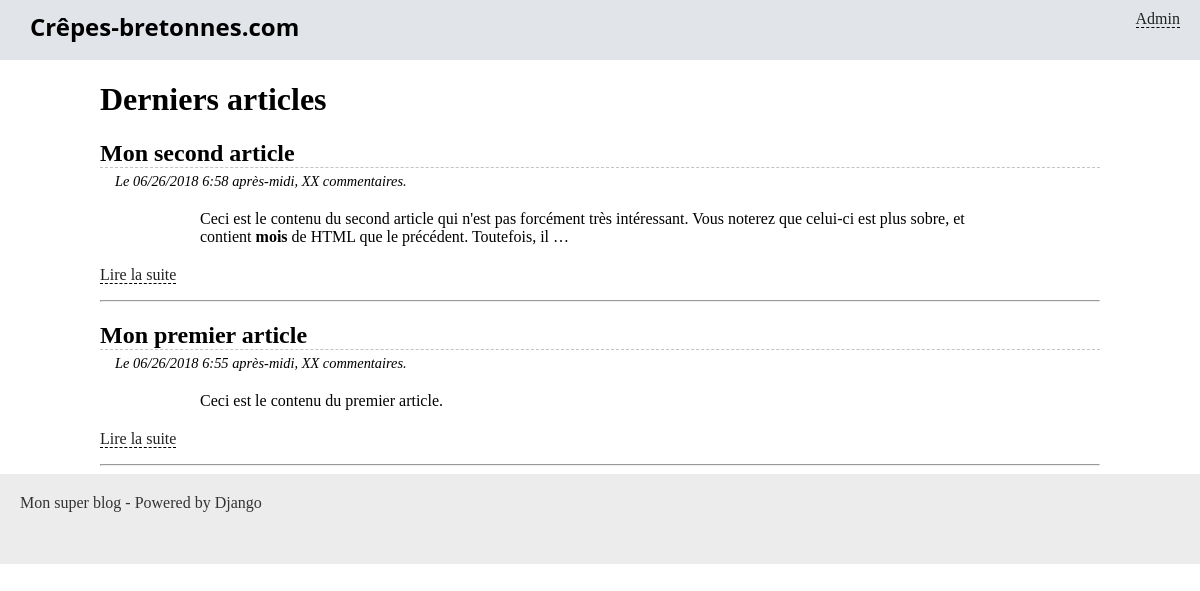
/blog/, run on an earlier commit of the app's database.
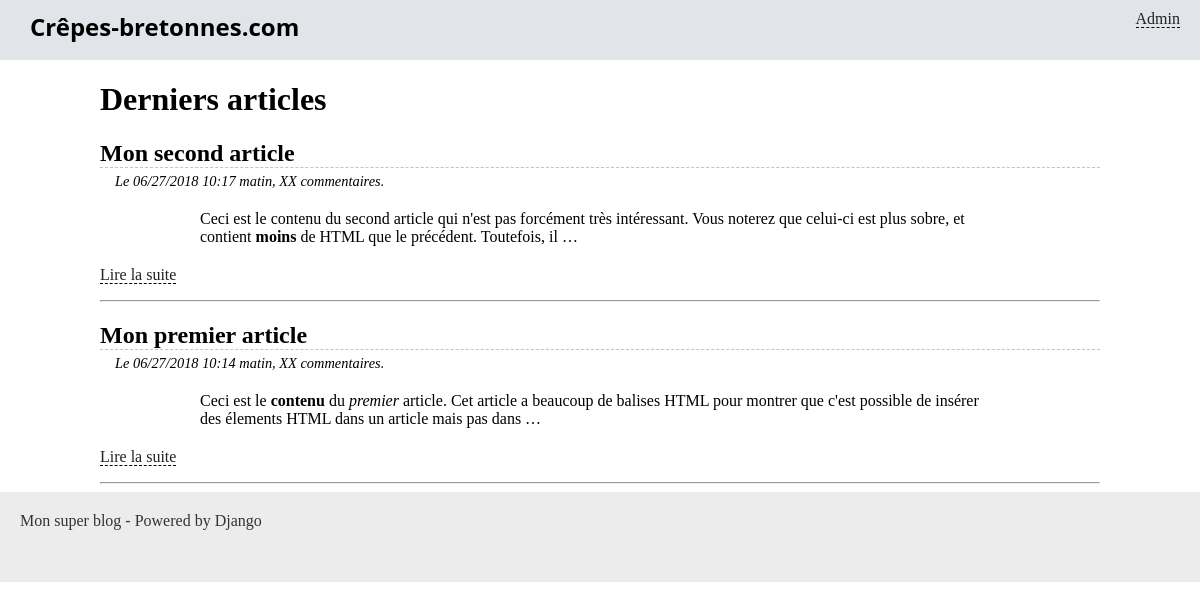
And on a later commit of the database.
### blog/models.py (models this page shows, shortened)
class Article(models.Model):
    titre = models.CharField(max_length=100)
    slug = models.SlugField(max_length=100)
    auteur = models.CharField(max_length=42)
    contenu = models.TextField(null=True)
    date = models.DateTimeField(verbose_name="Date de parution",
                                auto_now_add=True, auto_now=False)
    is_visible = models.BooleanField(verbose_name="Article publié ?",
                                     default=False)
    categorie = models.ForeignKey('Categorie', on_delete=models.CASCADE)

### blog/views.py (the view)
# urls.py: path('', views.accueil, name='accueil'), # url(r'^$', 'accueil', name='accueil'),
def accueil(request):
    articles = Article.objects.filter(is_visible=True).order_by('-date')[:4]
    return render(request, 'blog/accueil.html', {'articles': articles})

### blog/templates/blog/accueil.html (shortened to what this page needs)
{% extends "blog/base.html" %}
{% block content %}
	<h1>Derniers articles</h1>
	{% for article in articles %}
		<h2 class="titre-article">{{ article.titre }}</h2>
		<p class="infos-article">Le {{ article.date|date:'SHORT_DATETIME_FORMAT' }}, XX commentaires.</p>
		<div class="contenu-article">
			{{ article.contenu|safe|truncatewords_html:30 }}
		</div>
		<p><a href="{% url 'lire_article' article.slug %}">Lire la suite</a></p>
		<hr />
	{% endfor %}
{% endblock %}

What changed in the data, as far as the page shows it:
changed Article "Mon second article": date "06/26/2018 6:58 après-midi" → "06/27/2018 10:17 matin"; contenu "…plus sobre, et contient mois de HTML que le…" → "…plus sobre, et contient moins de HTML que le…"
changed Article "Mon premier article": date "06/26/2018 6:55 après-midi" → "06/27/2018 10:14 matin"; contenu "Ceci est le contenu du premier article." → "Ceci est le contenu du premier article. Cet article a beaucoup de balises HTML pour montrer que c'est possible de insérer des élements HTML dans un article mais pas dans …"
